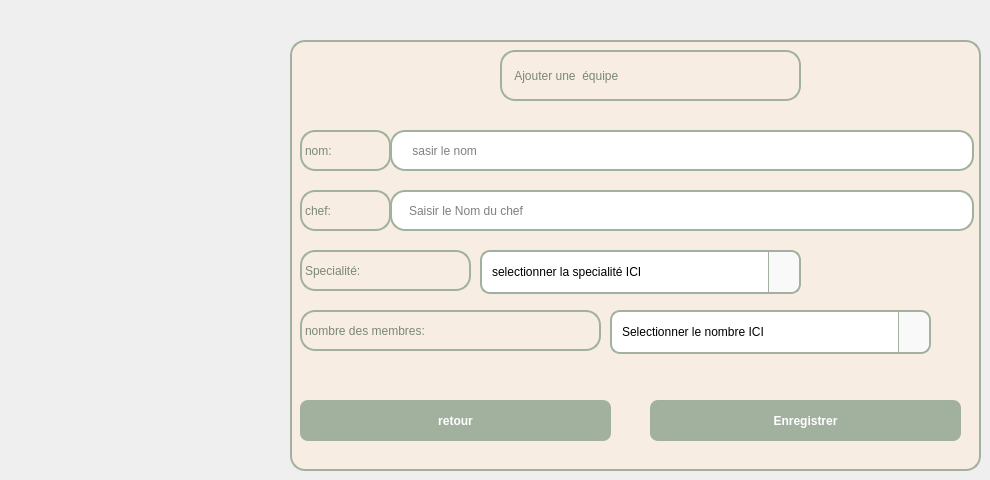
    <widget class="QWidget" name="pageadd">
     <widget class="QFrame" name="frame_7">
      <property name="geometry">
       <rect>
        <x>290</x>
        <y>40</y>
        <width>691</width>
        <height>431</height>
       </rect>
      </property>
      <property name="styleSheet">
       <string notr="true">QFrame {
     /* Very light cream to contrast the table */
	background-color: rgb(248, 237, 227);
    border: 2px solid #A1B19E;
    border-radius: 15px;
}

/* Style for all buttons inside this frame */
QPushButton {
    background-color: #A1B19E;
    color: white;
    border-radius: 8px;
    padding: 10px;
    font-weight: bold;
    font-family: &quot;Segoe UI&quot;;
    border: none;
}

QPushButton:hover {
    background-color: #8E9E8B; /* Darker green on hover */
}

QPushButton#btnDelete {
    background-color: #c97d7d; /* Soft red for delete to warn the user */
}</string>
      </property>
      <property name="frameShape">
       <enum>QFrame::Shape::StyledPanel</enum>
      </property>
      <property name="frameShadow">
       <enum>QFrame::Shadow::Raised</enum>
      </property>
      <widget class="QPushButton" name="Retour">
       <property name="geometry">
        <rect>
         <x>10</x>
         <y>360</y>
         <width>311</width>
         <height>41</height>
        </rect>
       </property>
       <property name="text">
        <string>retour</string>
       </property>
      </widget>
      <widget class="QPushButton" name="pushButton_28">
       <property name="geometry">
        <rect>
         <x>360</x>
         <y>360</y>
         <width>311</width>
         <height>41</height>
        </rect>
       </property>
       <property name="text">
        <string>Enregistrer</string>
       </property>
      </widget>
      <widget class="QLabel" name="label_29">
       <property name="geometry">
        <rect>
         <x>210</x>
         <y>10</y>
         <width>301</width>
         <height>51</height>
        </rect>
       </property>
       <property name="styleSheet">
        <string notr="true">color: rgb(121, 135, 119);
font: 700 italic 16pt &quot;Segoe UI&quot;;</string>
       </property>
       <property name="text">
        <string>   Ajouter une  équipe</string>
       </property>
      </widget>
      <widget class="QLabel" name="label_30">
       <property name="geometry">
        <rect>
         <x>10</x>
         <y>90</y>
         <width>91</width>
         <height>41</height>
        </rect>
       </property>
       <property name="styleSheet">
        <string notr="true">color: rgb(121, 135, 119);
font: 700 italic 16pt &quot;Segoe UI&quot;;</string>
       </property>
       <property name="text">
        <string>nom:</string>
       </property>
      </widget>
      <widget class="QLabel" name="label_31">
       <property name="geometry">
        <rect>
         <x>10</x>
         <y>150</y>
         <width>91</width>
         <height>41</height>
        </rect>
       </property>
       <property name="styleSheet">
        <string notr="true">color: rgb(121, 135, 119);
font: 700 italic 16pt &quot;Segoe UI&quot;;</string>
       </property>
       <property name="text">
        <string>chef:</string>
       </property>
      </widget>
      <widget class="QLabel" name="label_32">
       <property name="geometry">
        <rect>
         <x>10</x>
         <y>210</y>
         <width>171</width>
         <height>41</height>
        </rect>
       </property>
       <property name="styleSheet">
        <string notr="true">color: rgb(121, 135, 119);
font: 700 italic 16pt &quot;Segoe UI&quot;;</string>
       </property>
       <property name="text">
        <string>Specialité:</string>
       </property>
      </widget>
      <widget class="QLabel" name="label_33">
       <property name="geometry">
        <rect>
         <x>10</x>
         <y>270</y>
         <width>301</width>
         <height>41</height>
        </rect>
       </property>
       <property name="styleSheet">
        <string notr="true">color: rgb(121, 135, 119);
font: 700 italic 16pt &quot;Segoe UI&quot;;</string>
       </property>
       <property name="text">
        <string>nombre des membres:</string>
       </property>
      </widget>
      <widget class="QLineEdit" name="lineEdit_5">
       <property name="geometry">
        <rect>
         <x>100</x>
         <y>90</y>
         <width>584</width>
         <height>41</height>
        </rect>
       </property>
       <property name="styleSheet">
        <string notr="true">QLineEdit {
    background-color: white;
    border: 2px solid rgb(161, 177, 158);
    border-radius: 15px;
    color: black; /* This is the text you type */
    padding: 5px 15px;
    font: 700 10pt &quot;Segoe UI&quot;;
    min-width: 550px; /* Essential to show your long placeholder text */
}

QLineEdit:focus {
    border: 2px solid black;
}

/* This styles the 'recherche des equipes...' text before you type */
QLineEdit::placeholder {
    color: #666666; /* Dark grey placeholder */
    font-style: italic;
    font-weight: 400;
}</string>
       </property>
       <property name="text">
        <string/>
       </property>
       <property name="placeholderText">
        <string> sasir le nom</string>
       </property>
      </widget>
      <widget class="QLineEdit" name="lineEdit_6">
       <property name="geometry">
        <rect>
         <x>100</x>
         <y>150</y>
         <width>584</width>
         <height>41</height>
        </rect>
       </property>
       <property name="styleSheet">
        <string notr="true">QLineEdit {
    background-color: white;
    border: 2px solid rgb(161, 177, 158);
    border-radius: 15px;
    color: black; /* This is the text you type */
    padding: 5px 15px;
    font: 700 10pt &quot;Segoe UI&quot;;
    min-width: 550px; /* Essential to show your long placeholder text */
}

QLineEdit:focus {
    border: 2px solid black;
}

/* This styles the 'recherche des equipes...' text before you type */
QLineEdit::placeholder {
    color: #666666; /* Dark grey placeholder */
    font-style: italic;
    font-weight: 400;
}</string>
       </property>
       <property name="text">
        <string/>
       </property>
       <property name="placeholderText">
        <string>Saisir le Nom du chef </string>
       </property>
      </widget>
      <widget class="QComboBox" name="comboBox_7">
       <property name="geometry">
        <rect>
         <x>190</x>
         <y>210</y>
         <width>321</width>
         <height>44</height>
        </rect>
       </property>
       <property name="styleSheet">
        <string notr="true">/* The main box before clicking */
QComboBox {
    background-color: #ffffff;
    border: 2px solid #A1B19E;
    border-radius: 10px;
    padding: 5px 10px;
    color: #000000;
    font: 10pt &quot;Segoe UI&quot;;
    min-height: 30px;
}

/* Style for the little arrow area on the right */
QComboBox::drop-down {
    subcontrol-origin: padding;
    subcontrol-position: top right;
    width: 30px;
    border-left: 1px solid #A1B19E;
    border-top-right-radius: 10px;
    border-bottom-right-radius: 10px;
    background-color: #f9f9f9;
}

/* The actual arrow icon */
QComboBox::down-arrow {
    image: none;
    border-left: 5px solid transparent;
    border-right: 5px solid transparent;
    border-top: 7px solid #A1B19E; /* Green downward triangle */
}

/* Styling the popup list that appears */
QComboBox QAbstractItemView {
    
	
	color: rgb(2, 2, 2);
    border: 2px solid #A1B19E;
    background-color: #ffffff;
    selection-background-color: #A1B19E; /* Green highlight when hovering */
    selection-color: #ffffff;
    outline: none;
}</string>
       </property>
       <item>
        <property name="text">
         <string>selectionner la specialité ICI</string>
        </property>
       </item>
       <item>
        <property name="text">
         <string>maintenace</string>
        </property>
       </item>
       <item>
        <property name="text">
         <string>production</string>
        </property>
       </item>
       <item>
        <property name="text">
         <string>backoffice</string>
        </property>
       </item>
       <item>
        <property name="text">
         <string>mécanique</string>
        </property>
       </item>
       <item>
        <property name="text">
         <string/>
        </property>
       </item>
      </widget>
      <widget class="QComboBox" name="comboBox_8">
       <property name="geometry">
        <rect>
         <x>320</x>
         <y>270</y>
         <width>321</width>
         <height>44</height>
        </rect>
       </property>
       <property name="styleSheet">
        <string notr="true">/* The main box before clicking */
QComboBox {
    background-color: #ffffff;
    border: 2px solid #A1B19E;
    border-radius: 10px;
    padding: 5px 10px;
    color: #000000;
    font: 10pt &quot;Segoe UI&quot;;
    min-height: 30px;
}

/* Style for the little arrow area on the right */
QComboBox::drop-down {
    subcontrol-origin: padding;
    subcontrol-position: top right;
    width: 30px;
    border-left: 1px solid #A1B19E;
    border-top-right-radius: 10px;
    border-bottom-right-radius: 10px;
    background-color: #f9f9f9;
}

/* The actual arrow icon */
QComboBox::down-arrow {
    image: none;
    border-left: 5px solid transparent;
    border-right: 5px solid transparent;
    border-top: 7px solid #A1B19E; /* Green downward triangle */
}

/* Styling the popup list that appears */
QComboBox QAbstractItemView {
    
	
	color: rgb(2, 2, 2);
    border: 2px solid #A1B19E;
    background-color: #ffffff;
    selection-background-color: #A1B19E; /* Green highlight when hovering */
    selection-color: #ffffff;
    outline: none;
}</string>
       </property>
       <item>
        <property name="text">
         <string>Selectionner le nombre ICI</string>
        </property>
       </item>
       <item>
        <property name="text">
         <string>1</string>
        </property>
       </item>
       <item>
        <property name="text">
         <string>2</string>
        </property>
       </item>
       <item>
        <property name="text">
         <string>3</string>
        </property>
       </item>
       <item>
        <property name="text">
         <string>4</string>
        </property>
       </item>
       <item>
        <property name="text">
         <string>5</string>
        </property>
       </item>
       <item>
        <property name="text">
         <string>6</string>
        </property>
       </item>
       <item>
        <property name="text">
         <string>7</string>
        </property>
       </item>
       <item>
        <property name="text">
         <string>8</string>
        </property>
       </item>
       <item>
        <property name="text">
         <string>9</string>
        </property>
       </item>
       <item>
        <property name="text">
         <string>10</string>
        </property>
       </item>
      </widget>
     </widget>
    </widget>
